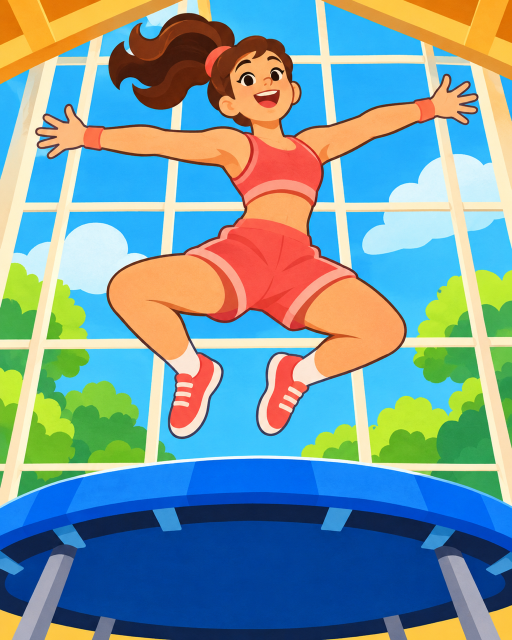
#> input picture art/cartoons/sources/image2-levels-301-1000/0308-level-308.jpg, 1024 x 1280 px (shown at 1/2 size)
$ python -i review-image-similarity.py   (imports and definitions only)
#> lines starting #> are read from the running program, lines starting #| are printed output that depends on the picture
"""Rank visual neighbors of redraw candidates against the installed catalog.

Requires Pillow and numpy (the same environment as optimize-level-pixels.py).
Scores are review aids, not semantic duplicate decisions or artwork approval.
"""
import argparse
import hashlib
import json
from pathlib import Path

import numpy as np
from PIL import Image, ImageDraw, ImageFont

ROOT = Path(__file__).resolve().parents[1]
parser = argparse.ArgumentParser(description=__doc__)
# [3 lines not run here, left out]
# [1 line that did not run here, left out]
font = ImageFont.truetype(str(ROOT / 'art/fonts/noto-NotoSansSC[wght].ttf'), 17)


def descriptor(path):
    image = Image.open(path).convert('RGB')
#> image is the input picture: PIL image 1024x1280 RGB; mean R, G, B 120.6, 153.8, 157.9
    rgb = np.asarray(image.resize((12, 15), Image.Resampling.BOX), dtype=float) / 255
    gray = np.asarray(image.resize((32, 32), Image.Resampling.BOX).convert('L'), dtype=float)
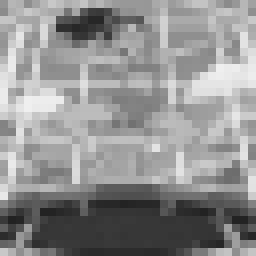
#> gray: shape (32, 32) float64 (shown 8 times larger); min 33, max 239, mean 144.4
    x = np.arange(32)
    transform = np.cos(np.pi * (2 * x[None, :] + 1) * np.arange(8)[:, None] / 64)
    spectrum = (transform @ gray @ transform.T).reshape(-1)[1:]
#> spectrum = 63 values, max 20198.8 at index 7, min -20022.3 at index 15, mean 198.4
    phash = spectrum > np.median(spectrum)
    hsv = np.asarray(image.resize((96, 120), Image.Resampling.BOX).convert('HSV'))
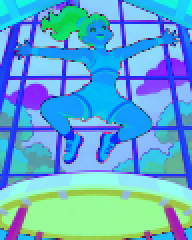
#> hsv: shape (120, 96, 3) (shown 2 times larger); mean R, G, B 95.1, 169.5, 212.1
    bins = hsv[..., 0].astype(int) // 32 * 16 + hsv[..., 1].astype(int) // 64 * 4 + hsv[..., 2].astype(int) // 64
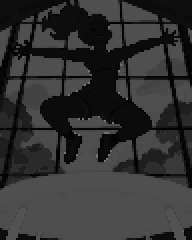
#> bins: shape (120, 96) int64 (shown 2 times larger); min 1, max 123, mean 50
    histogram = np.bincount(bins.reshape(-1), minlength=128).astype(float)
#> histogram = 128 values, max 2573 at index 79, min 0 at index 0, mean 90
    histogram /= histogram.sum()
#> histogram = 128 values, max 0.223 at index 79, min 0 at index 0, mean 0.00781
    return dict(rgb=rgb, phash=phash, histogram=histogram,
                digest=hashlib.sha256(np.asarray(image).tobytes()).hexdigest())


def distance(a, b):
    shape = float(np.mean(a['phash'] != b['phash']))
    layout = float(np.sqrt(np.mean((a['rgb'] - b['rgb']) ** 2)))
    palette = float(np.abs(a['histogram'] - b['histogram']).sum() / 2)
    return dict(rankDistance=0.45 * shape + 0.35 * layout + 0.20 * palette,
                shapeHamming=shape, spatialRgbRMSE=layout, paletteDistance=palette,
                exactDuplicate=a['digest'] == b['digest'])


catalog = []
# [5 lines not run here, left out]
candidates = []
pixel_rows = []
# [13 lines not run here, left out]
peers = []
# [7 lines not run here, left out]
rows = []
# [23 lines not run here, left out]

# All-pairs catalog retrieval surfaces overlooked repeats, but does not declare
# distinct themes duplicates merely because a common sky or palette matches.
pairs = []
# [4 lines not run here, left out]
report = dict(method='63-bit luminance DCT hash + spatial RGB + HSV histogram, ranking only; no semantic model or acceptance threshold',
              catalogCount=len(catalog), pairsCompared=len(pairs), candidateCount=len(candidates), peerCandidateCount=len(peers),
              candidateRows=rows, catalogNearestPairs=sorted(pairs, key=lambda row: row['rankDistance'])[:60])
# [2 lines not run here, left out]

>>> result = descriptor('../art/cartoons/sources/image2-levels-301-1000/0308-level-308.jpg')
#> result = 4 items

$ run again, on art/cartoons/sources/image2-levels-301-1000/0328-level-328.jpg
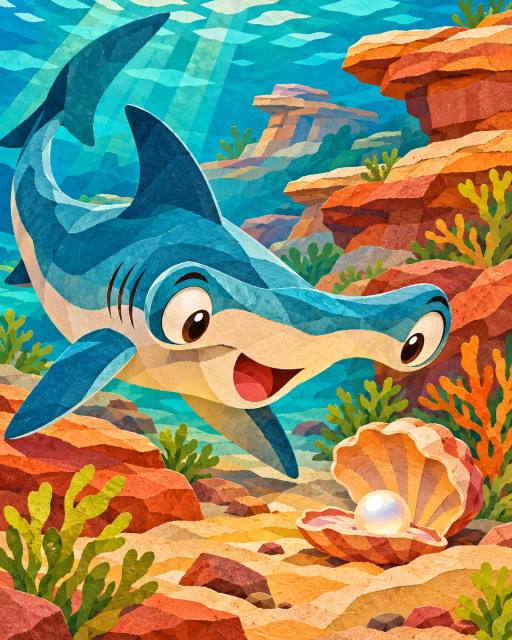
#> input picture art/cartoons/sources/image2-levels-301-1000/0328-level-328.jpg, 1024 x 1280 px (shown at 1/2 size)
#> in descriptor, image is the input picture: PIL image 1024x1280 RGB; mean R, G, B 133.6, 139.1, 107.5
#> spectrum = 63 values, max 3736.8 at index 55, min -5954.3 at index 1, mean -33.47
#> in descriptor, `hsv = np.asarray(image.resize((96, 120), Image.Resampling.BOX).convert..`:
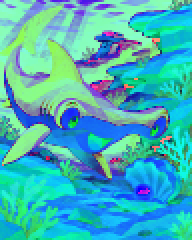
#> hsv: shape (120, 96, 3) (shown 2 times larger); mean R, G, B 66.1, 178.9, 186.1
#> in descriptor, `bins = hsv[..., 0].astype(int) // 32 * 16 + hsv[..., 1].astype(int) //..`:
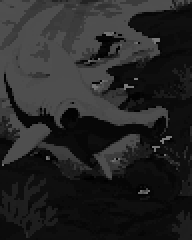
#> bins: shape (120, 96) int64 (shown 2 times larger); min 0, max 122, mean 37.2
#> in descriptor, `histogram = np.bincount(bins.reshape(-1), minlength=128).astype(float)`: histogram = 128 values, max 1752 at index 78, min 0 at index 16, mean 90
#> in descriptor, `histogram /= histogram.sum()`: histogram = 128 values, max 0.152 at index 78, min 0 at index 16, mean 0.00781
#> result = 4 items

$ run again, on art/cartoons/sources/image2-levels-301-1000/0334-level-334.jpg
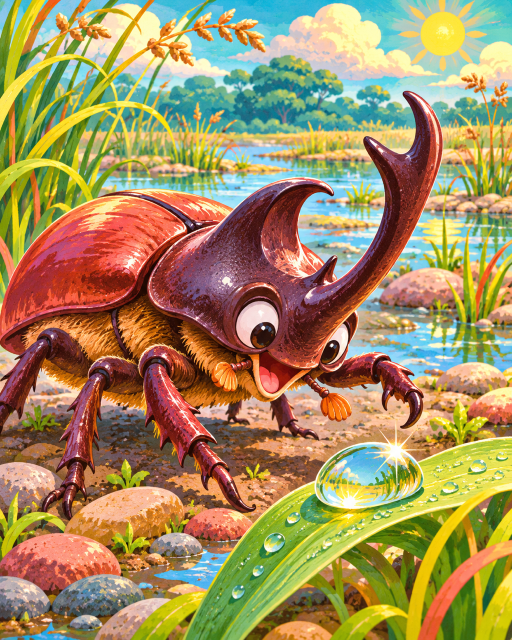
#> input picture art/cartoons/sources/image2-levels-301-1000/0334-level-334.jpg, 1024 x 1280 px (shown at 1/2 size)
#> in descriptor, image is the input picture: PIL image 1024x1280 RGB; mean R, G, B 163.5, 143, 95.8
#> spectrum = 63 values, max 11934.5 at index 15, min -8592.4 at index 0, mean 270.9
#> in descriptor, `hsv = np.asarray(image.resize((96, 120), Image.Resampling.BOX).convert..`:
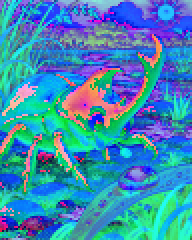
#> hsv: shape (120, 96, 3) (shown 2 times larger); mean R, G, B 61.1, 139.5, 180.1
#> in descriptor, `bins = hsv[..., 0].astype(int) // 32 * 16 + hsv[..., 1].astype(int) //..`:
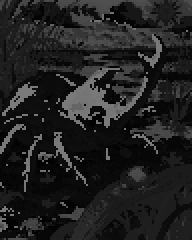
#> bins: shape (120, 96) int64 (shown 2 times larger); min 0, max 125, mean 32.6
#> in descriptor, `histogram = np.bincount(bins.reshape(-1), minlength=128).astype(float)`: histogram = 128 values, max 1084 at index 11, min 0 at index 16, mean 90
#> in descriptor, `histogram /= histogram.sum()`: histogram = 128 values, max 0.0941 at index 11, min 0 at index 16, mean 0.00781
#> result = 4 items

$ run again, on art/cartoons/sources/image2-levels-301-1000/0338-level-338.jpg
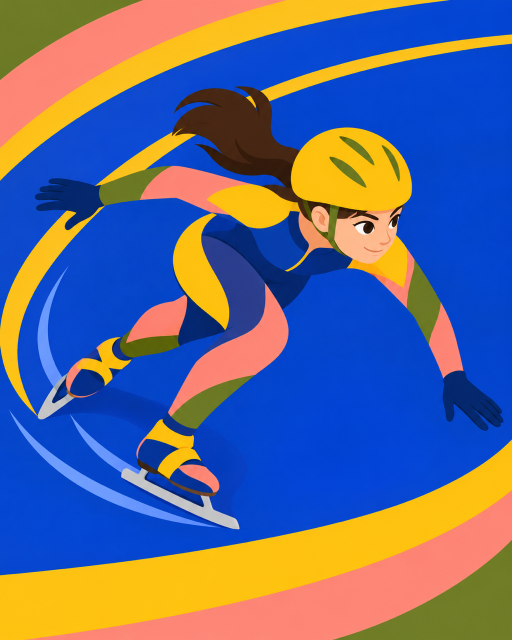
#> input picture art/cartoons/sources/image2-levels-301-1000/0338-level-338.jpg, 1024 x 1280 px (shown at 1/2 size)
#> in descriptor, image is the input picture: PIL image 1024x1280 RGB; mean R, G, B 98.4, 105.6, 138.4
#> spectrum = 63 values, max 14390.4 at index 15, min -7946.1 at index 23, mean 41.27
#> in descriptor, `hsv = np.asarray(image.resize((96, 120), Image.Resampling.BOX).convert..`:
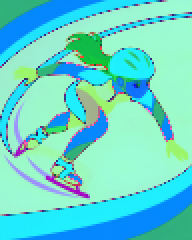
#> hsv: shape (120, 96, 3) (shown 2 times larger); mean R, G, B 102.3, 213.9, 205.6
#> in descriptor, `bins = hsv[..., 0].astype(int) // 32 * 16 + hsv[..., 1].astype(int) //..`:
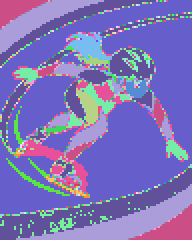
#> bins: shape (120, 96) int64 (shown 2 times larger); 63 distinct labels, from 1 to 119; one colour per label, 0 black
#> in descriptor, `histogram = np.bincount(bins.reshape(-1), minlength=128).astype(float)`: histogram = 128 values, max 5352 at index 79, min 0 at index 0, mean 90
#> in descriptor, `histogram /= histogram.sum()`: histogram = 128 values, max 0.465 at index 79, min 0 at index 0, mean 0.00781
#> result = 4 items
